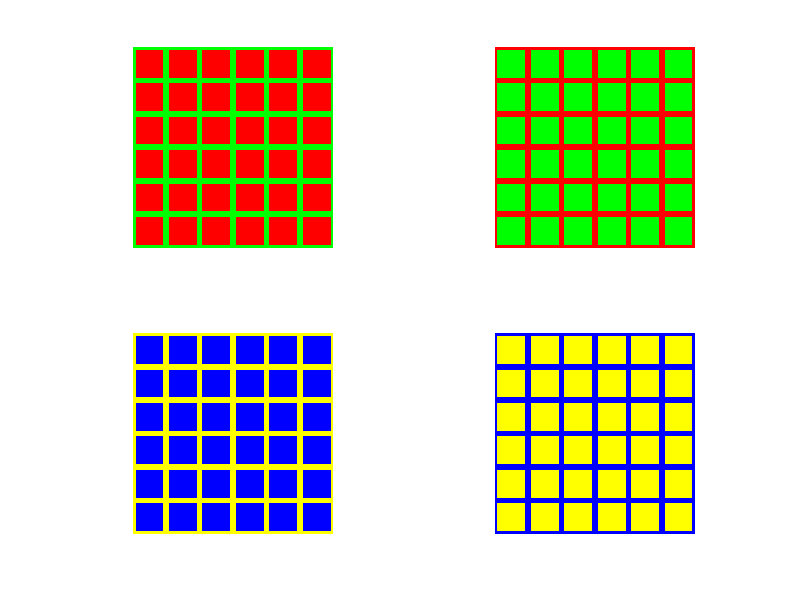

Reproduce this figure in MATLAB.
%% hermann_grid.m
%% written on March 6, 2021
%% by Haley Seo and Shirley Dong
%% This script creates Hermann Grid illusion

% create row for grid
row = [zeros(1,1,3) ones(1,10,3) zeros(1,1,3)];
%imshow(row);

% create column for grid
col = imrotate(row,270);
%imshow(col);

% create black and white grid
bw_grid = repmat([col.*row],6,6);
%imshow(bw_grid);


% create figure for grids
h = figure;

% change colors to green border, red squares
green_red = bw_grid;
[M,N,D] = size(green_red);
for ii = 1:M
    for jj = 1:N
        rgb = reshape(green_red(ii,jj,:),3,1);
        if rgb == zeros(3,1)
        % check if grid value at coord is 0
            green_red(ii,jj,:) = cat(3,0,255,0);
            % change grid color to green
        end
        if rgb == ones(3,1)
        % check if grid value at coord is 1
            green_red(ii,jj,:) = cat(3,255,0,0);
            % change grid color to red
        end
    end
end
subplot(2,2,1);
imshow(green_red);

% change colors to red border, green squares
red_green = bw_grid;
[M,N,D] = size(red_green);
for ii = 1:M
    for jj = 1:N
        rgb = reshape(red_green(ii,jj,:),3,1);
        if rgb == zeros(3,1)
        % check if grid value at coord is 0
            red_green(ii,jj,:) = cat(3,255,0,0);
            % change grid color to red
        end
        if rgb == ones(3,1)
        % check if grid value at coord is 1
            red_green(ii,jj,:) = cat(3,0,255,0);
            % change grid color to green
        end
    end
end
subplot(2,2,2);
imshow(red_green);

% change colors to yellow border, blue squares
yellow_blue = bw_grid;
[M,N,D] = size(yellow_blue);
for ii = 1:M
    for jj = 1:N
        rgb = reshape(yellow_blue(ii,jj,:),3,1);
        if rgb == zeros(3,1)
        % check if grid value at coord is 0
            yellow_blue(ii,jj,:) = cat(3,255,255,0);
            % change grid color to yellow
        end
        if rgb == ones(3,1)
        % check if grid value at coord is 1
            yellow_blue(ii,jj,:) = cat(3,0,0,255);
            % change grid color to blue
        end
    end
end
subplot(2,2,3);
imshow(yellow_blue);

% change colors to blue border, yellow squares
blue_yellow = bw_grid;
[M,N,D] = size(blue_yellow);
for ii = 1:M
    for jj = 1:N
        rgb = reshape(blue_yellow(ii,jj,:),3,1);
        if rgb == zeros(3,1)
        % check if grid value at coord is 0
            blue_yellow(ii,jj,:) = cat(3,0,0,255);
            % change grid color to blue
        end
        if rgb == ones(3,1)
        % check if grid value at coord is 1
            blue_yellow(ii,jj,:) = cat(3,255,255,0);
            % change grid color to yellow
        end
    end
end
subplot(2,2,4);
imshow(blue_yellow);
        